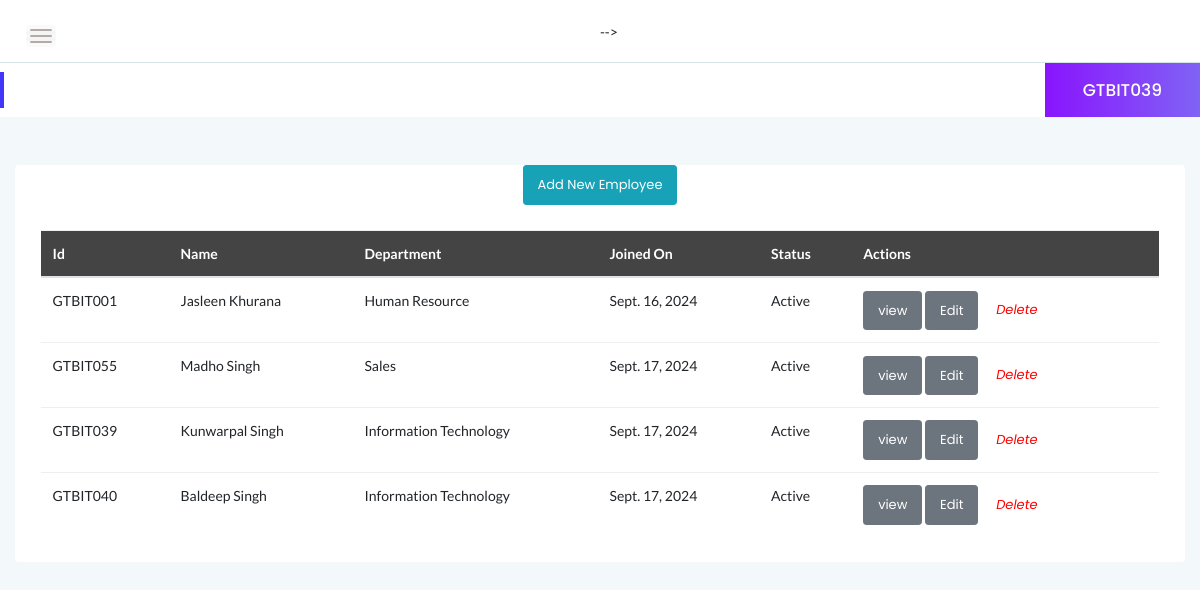
Page /myadmin/employees/ (signed in) on the committed database.
### myadmin/models.py (models this page shows, shortened)
class Employee(models.Model):
    user = models.OneToOneField(User, on_delete=models.CASCADE, default=None)
    empcode = models.CharField(max_length=10, primary_key=True)
    firstName = models.CharField(max_length=100)
    lastName = models.CharField(max_length=100)
    email = models.EmailField()
    password = models.CharField(max_length=255)
    employee_type = models.CharField(
        max_length=10,
        choices=UN_CHOICES,
        default='Non-Union'
    )
    gender = models.CharField(
        max_length=10,
        choices=GENDER_CHOICES,
        default='Male'
    )
    dob = models.DateField(auto_now_add=True)
    department = models.ForeignKey(Department, on_delete=models.CASCADE)
    address = models.CharField(max_length=255, default="80100")
    city = models.CharField(max_length=100, default="Mombasa")
    country = models.CharField(max_length=100)
    mobileno = models.CharField(max_length=10)
    status = models.CharField(
        max_length=10,
        choices=EMP_CHOICES,
        default='Active'
    )
    CreationDate = models.DateField(auto_now_add=True)

class Department(models.Model):
    department_name = models.CharField(max_length=255)
    department_shortname = models.CharField(max_length=50)
    department_code = models.CharField(max_length=10)
    CreationDate = models.DateField(auto_now_add=True)
    def __str__(self):
        return self.department_name

### myadmin/views.py (the view)
# urls.py: path('employees/', views.employees, name='employees'),
@login_required
def employees(request):
    if not request.user.is_authenticated:
        return redirect('admin_login')  # Redirect to the appropriate URL
    msg = None
    if request.method == 'GET':
        if 'inid' in request.GET:
            id = request.GET.get('inid')
            status = "Inactive"
            employee = Employee.objects.get(id=id)
            employee.Status = status
            employee.save()
            return redirect('employees')
        if 'id' in request.GET:
            id = request.GET.get('id')
            status = "Active"
            employee = Employee.objects.get(id=id)
            employee.Status = status
            employee.save()
            return redirect('employees')
    employees = Employee.objects.all()
    context = {
        'employees': employees,
        'msg': msg
    }
    return render(request, 'admin/employees.html', context)

### myadmin/templates/admin/employees.html (shortened to what this page needs)
{% extends 'admin/main.html' %}
{% block content %}
 <center><a href="{% url 'myadmin:add_employee' %}" class="btn btn-sm btn-info">Add New Employee</a></center>
                        <div class="card-body">
                            <div class="data-tables datatable-dark">
<table class="table  table-borderless mb-0">
  <thead>
    <tr>
      <th scope="col">Id</th>
      <th scope="col">Name</th>
      <th scope="col">Department</th>
      <th scope="col">Joined On</th>
      <th scope="col">Status</th>
      <th scope="col">Actions</th>
    </tr>
  </thead>
  <tbody>
    {% for employee in employees %}
    <tr>
      <td scope="row">{{ employee.empcode }}</td>
      <td>{{ employee.firstName }} {{ employee.lastName }}</td>
      <td>{{ employee.department }}</td>
      <td>{{ employee.CreationDate }}</td>
      <td>{{ employee.status }}</td>
      <td>
          <a href="{% url 'myadmin:view_employee' employee.empcode   %}" class="btn btn-secondary btn-sm">view</a>
          <a href="{% url 'myadmin:update_employee' employee.empcode   %}" class="btn btn-secondary btn-sm">Edit</a>
          <a href="{% url 'myadmin:delete_employee' %}?del={{ employee.empcode }}" onclick="return confirm('Do you want to delete?')">
                                                        <i class="btn btn-sm" style="color:red">Delete</i>
                                                    </a>
      </td>
    </tr>
    {% endfor %}
  </tbody>
</table>
{% endblock content %}

### myadmin/templates/admin/main.html (shortened to what this page needs)
{% load static %}
<!DOCTYPE html>
<html lang="en">
<head>
    <link rel="stylesheet" href="{% static 'css/bootstrap.min.css' %}">
    <link rel="stylesheet" href="{% static 'css/font-awesome.min.css' %}">
    <link rel="stylesheet" href="{% static 'css/themify-icons.css' %}">
    <link rel="stylesheet" href="{% static 'css/metisMenu.css' %}">
    <link rel="stylesheet" href="{% static 'css/owl.carousel.min.css' %}">
    <link rel="stylesheet" href="{% static 'css/slicknav.min.css' %}">
    <link rel="stylesheet" href="https://www.amcharts.com/lib/3/plugins/export/export.css" type="text/css" media="all" />
    <link rel="stylesheet" href="{% static 'css/typography.css' %}">
    <link rel="stylesheet" href="{% static 'css/default-css.css' %}">
    <link rel="stylesheet" href="{% static 'css/styles.css' %}">
    <link rel="stylesheet" href="{% static 'css/responsive.css' %}">
</head>
<body>
{% include 'admin/sidebars.html' %}
{% block content %}
{% endblock content %}
</body>
</html>

### myadmin/templates/admin/sidebars.html (shortened to what this page needs)
{% load static %}
    <div class="page-container">
        <div class="main-content">
            <div class="header-area">
                <div class="row align-items-center">
                    <div class="col-md-6 col-sm-8 clearfix">
                        <div class="nav-btn pull-left">
                            <span></span>
                            <span></span>
                            <span></span>
                        </div>
                    </div>
                        </ul> -->
                </div>
            </div>
            <div class="page-title-area">
                <div class="row align-items-center">
                    <div class="col-sm-6">
                    </div>
                    <div class="col-sm-6 clearfix">
                        <div class="user-profile pull-right">
                            <h4 class="user-name dropdown-toggle" data-toggle="dropdown">{{ user.username }} </h4>
                        </div>
                    </div>
                </div>
            </div>
            <div class="main-content-inner">
                <div class="row">
                    <div class="col-12 mt-5">
                        <div class="card">

### myadmin/templates/admin/admin-sidebar.html (shortened to what this page needs)
{% load static %}

### assets/css/styles.css (style rules this page uses)
.page-container { width: 100%; height: 100%; min-height: 100vh; padding-left: 280px; -webkit-transition: padding-left 0.3s ease 0s; transition: padding-left 0.3s ease 0s; }
.sbar_collapsed.page-container { padding-left: 0; }
.card { border: none; border-radius: 4px; background-color: #fff; -webkit-transition: all 0.3s ease 0s; transition: all 0.3s ease 0s; }
.card-body { padding: 25.6px; padding: 1.6rem; }
.main-content { width: 100%; background: #f3f8fb; }
.main-content-inner { padding: 0 30px 50px; }
.header-area { padding: 15px 30px; background: #fff; border-bottom: 1px solid #d8e3e7; }
.nav-btn { margin: 10px 30px 0 0; cursor: pointer; }
.nav-btn span { display: block; width: 22px; height: 2px; background: #b3aaaa; margin: 4px 0; border-radius: 15px; -webkit-transition: all 0.3s ease 0s; transition: all 0.3s ease 0s; box-shadow: 0 0 0 4px rgba(99, 96, 96, 0.03); }
.nav-btn span:nth-child(2) { opacity: 0; }
.nav-btn span:first-child { -webkit-transform: rotate(45deg) translate(5px, 5px); transform: rotate(45deg) translate(5px, 5px); }
.nav-btn span:last-child { -webkit-transform: rotate(-45deg) translate(3px, -3px); transform: rotate(-45deg) translate(3px, -3px); }
.sbar_collapsed .nav-btn span { transform: none; opacity: 1; }
.page-title-area { padding: 0 30px; background: #fff; position: relative; }
.page-title-area:before { content: ""; position: absolute; left: 0; top: 50%; width: 4px; height: 36px; background: var(--primary-color); -webkit-transform: translateY(-50%); transform: translateY(-50%); }
.user-profile { margin-right: -30px; display: -webkit-box; display: -ms-flexbox; display: flex; -webkit-box-align: center; -ms-flex-align: center; align-items: center; -ms-flex-wrap: wrap; flex-wrap: wrap; background: -webkit-linear-gradient(left, #8914fe 0%, #8063f5 100%); background: linear-gradient(to right, #8914fe 0%, #8063f5 100%); padding: 17px 38px; position: relative; }
.user-name { font-size: 17px; font-weight: 500; color: #fff; letter-spacing: 0; cursor: pointer; -webkit-user-select: none; -moz-user-select: none; -ms-user-select: none; user-select: none; }
.notification-area .dropdown-toggle, .user-name.dropdown-toggle { position: relative; }
.notification-area .dropdown-toggle:after, .user-name.dropdown-toggle:after { display: none; }
.btn { padding: 11px 17px; font-size: 13px; letter-spacing: 0; }
.btn-sm { padding: 9px 14px; }
table tr th { border-bottom: none; }
table tr th, table tr td { border-top: 1px solid rgba(120, 130, 140, 0.13) !important; }
.datatable-dark thead { background: #444; color: #fff; }

### rows in the picture
Employee: empcode "GTBIT001", firstName "Jasleen", lastName "Khurana", department "Human Resource", CreationDate "Sept. 16, 2024", status "Active"
Employee: empcode "GTBIT055", firstName "Madho", lastName "Singh", department "Sales", CreationDate "Sept. 17, 2024", status "Active"
Employee: empcode "GTBIT039", firstName "Kunwarpal", lastName "Singh", department "Information Technology", CreationDate "Sept. 17, 2024", status "Active"
Employee: empcode "GTBIT040", firstName "Baldeep", lastName "Singh", department "Information Technology", CreationDate "Sept. 17, 2024", status "Active"

### other values in the picture
{{ user.username }} "GTBIT039"
